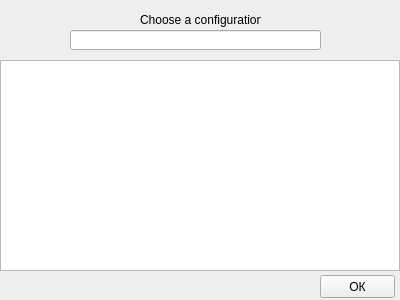
<?xml version="1.0" encoding="UTF-8"?>
<ui version="4.0">
 <class>Form</class>
 <widget class="QWidget" name="Form">
  <property name="geometry">
   <rect>
    <x>0</x>
    <y>0</y>
    <width>400</width>
    <height>300</height>
   </rect>
  </property>
  <property name="sizePolicy">
   <sizepolicy hsizetype="Fixed" vsizetype="Fixed">
    <horstretch>0</horstretch>
    <verstretch>0</verstretch>
   </sizepolicy>
  </property>
  <property name="minimumSize">
   <size>
    <width>400</width>
    <height>300</height>
   </size>
  </property>
  <property name="maximumSize">
   <size>
    <width>400</width>
    <height>300</height>
   </size>
  </property>
  <property name="windowTitle">
   <string>Configuration Selection</string>
  </property>
  <widget class="QListWidget" name="table_list">
   <property name="geometry">
    <rect>
     <x>0</x>
     <y>60</y>
     <width>400</width>
     <height>211</height>
    </rect>
   </property>
  </widget>
  <widget class="QLabel" name="label">
   <property name="geometry">
    <rect>
     <x>140</x>
     <y>10</y>
     <width>121</width>
     <height>20</height>
    </rect>
   </property>
   <property name="text">
    <string>Choose a configuration:</string>
   </property>
  </widget>
  <widget class="QLineEdit" name="choose_table">
   <property name="geometry">
    <rect>
     <x>70</x>
     <y>30</y>
     <width>251</width>
     <height>20</height>
    </rect>
   </property>
   <property name="readOnly">
    <bool>false</bool>
   </property>
  </widget>
  <widget class="QPushButton" name="ok_button">
   <property name="geometry">
    <rect>
     <x>320</x>
     <y>275</y>
     <width>75</width>
     <height>23</height>
    </rect>
   </property>
   <property name="text">
    <string>ОК</string>
   </property>
  </widget>
 </widget>
 <resources/>
 <connections/>
</ui>
